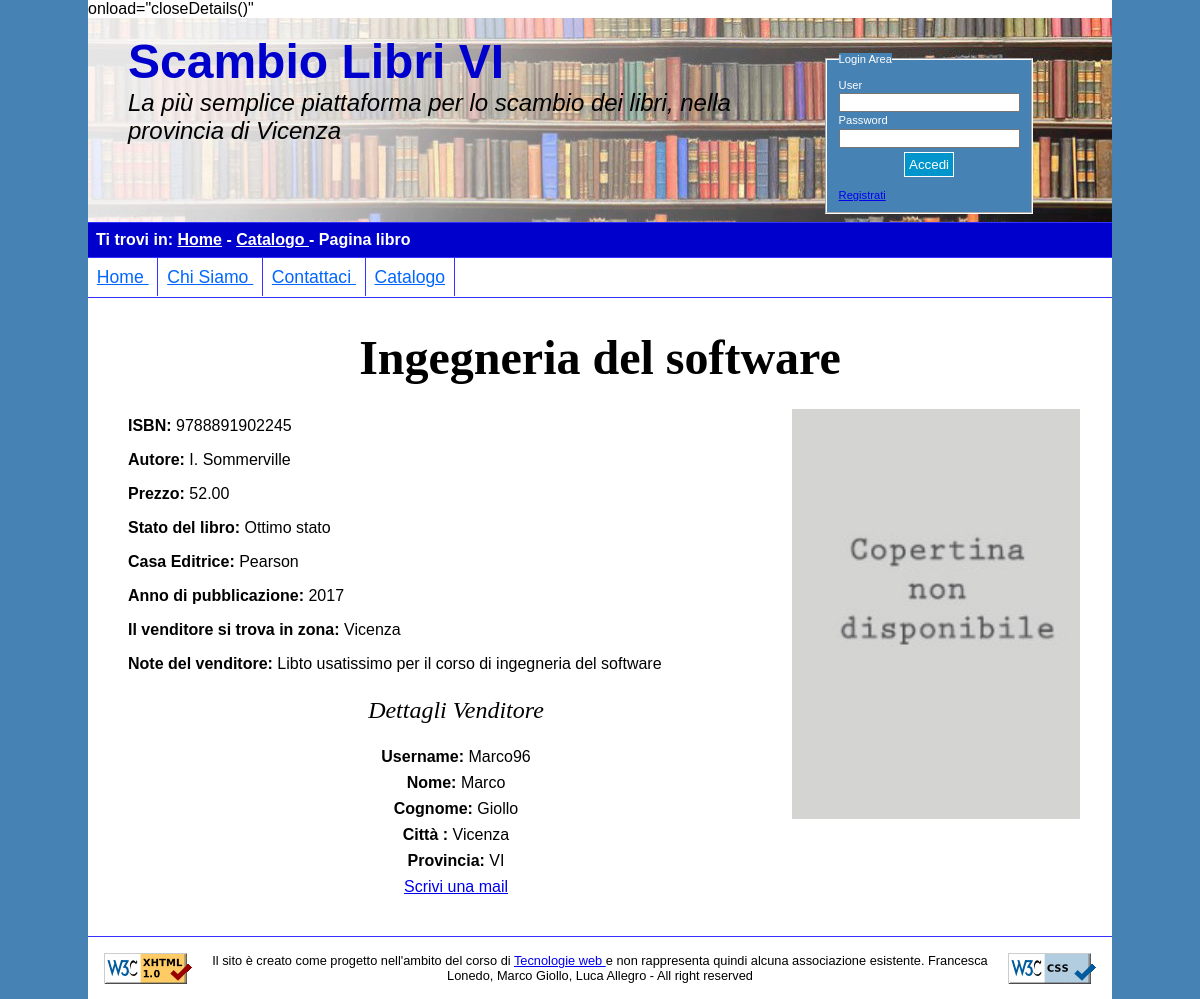
The page /Progetto/schedaLibro.php?id=6 on the database its author committed.
### tables this page shows
CREATE TABLE IF NOT EXISTS `copiaLibro` (
  `codiceLibro` int(11) NOT NULL AUTO_INCREMENT,
  `ISBN` varchar(13)  NOT NULL,
  `proprietario` varchar(20)  NOT NULL,
  `prezzo` double(4,2) NOT NULL,
  `stato` varchar(255) NOT NULL,
  `note` varchar(160),
  `foto` varchar(30)  DEFAULT 'noImage.jpg',
  PRIMARY KEY (`codiceLibro`),
  FOREIGN KEY(ISBN) REFERENCES libro(ISBN) ON DELETE NO ACTION,
  FOREIGN KEY(proprietario) REFERENCES utente(username) ON DELETE CASCADE
);

CREATE TABLE IF NOT EXISTS `libro` (
  `titolo` varchar(255) NOT NULL,
  `autore` varchar(255) NOT NULL,
  `casaEditrice` varchar(255) DEFAULT NULL,
  `ISBN` varchar(13) NOT NULL,
  `annoPubblicazione` year(4) DEFAULT NULL,
  PRIMARY KEY (`ISBN`)
);

CREATE TABLE IF NOT EXISTS `utente` (
  `username` varchar(12) NOT NULL,
  `password` varchar(12)  NOT NULL,
  `nome` varchar(20)  NOT NULL,
  `cognome` varchar(20)  NOT NULL,
  `citta` varchar(20)  NOT NULL,
  `provincia` varchar(20)  NOT NULL,
  `email` varchar(30) NOT NULL,
  `numeroTelefono` varchar(15),
  PRIMARY KEY (`username`)
);

### Progetto/infoLibro.php (called while the page is built, shortened)
<?php
	class infoLibro{
    	public function getInfoLibro($connection, $codiceLibro){
            $query = 'SELECT DISTINCT c.ISBN, u.nome, u.cognome, c.prezzo, c.stato, c.note, l.titolo, l.autore, l.casaEditrice, l.annoPubblicazione, u.username, u.citta, c.foto FROM copiaLibro c JOIN libro l ON c.ISBN=l.ISBN JOIN utente u ON c.proprietario = u.username WHERE c.codiceLibro ='.$codiceLibro;
            $risultato = mysqli_query($connection, $query) or die("Non è stato possibile trovare le informazioni, ci scusiamo per il diagio");
            if(mysqli_num_rows($risultato)>0){
                $row = mysqli_fetch_assoc($risultato);
               	$output = array("ISBN" => $row["ISBN"],
                    					 "nome" => $row["nome"],
                                         "cognome" => $row["cognome"],
                                         "prezzo" => $row["prezzo"],
                                         "stato" => $row["stato"],
                                         "note" => $row["note"],
                                         "titolo" => $row["titolo"],
                                         "autore" => $row["autore"],
                                         "casaEditrice" => $row["casaEditrice"],
                                         "annoPubblicazione" => $row["annoPubblicazione"],
                                         "username" => $row["username"],
                                         "citta" => $row["citta"],
                                         "foto" => $row["foto"]);
                return $output;
            }
            else{
            	return null;
            }
        }
        public function getInfoVenditore($username, $connection){
        	$query = "SELECT username, nome, cognome, citta, provincia, email, numeroTelefono FROM utente WHERE username='".$username."'";
            $risultato = mysqli_query($connection, $query)  or die("Non è stato possibile trovare i dati relativi all'utente");
            if(mysqli_num_rows($risultato)>0){
            	$row = mysqli_fetch_assoc($risultato);
                $output = array("user" => $row["username"],
                    					 "nome" => $row["nome"],
                                         "cognome" => $row["cognome"],
                                         "citta" => $row["citta"],
                                         "provincia" => $row["provincia"],
                                         "email" => $row["email"],
                                         "numeroTelefono" => $row["numeroTelefono"]);
                return $output;
            }
            else{
            	return null;
            }
        }
    }
?>

### Progetto/schedaLibro.php (the view, shortened to what this page needs)
<?php
    	$id = $_GET["id"];
    	$output = "";
        $dettagliVend="";
        $lib = new connectDB();
        $openConnection = $lib -> accessDB();
        if(!$openConnection){
        	die("Errore nell'aprire il database");
        }
        else{
        	require_once 'infoLibro.php';
            $connection = $lib -> getConnection();
            $infoL = new infoLibro();
            $resultInfo = $infoL -> getInfoLibro($connection, $id);
            $infoVenditore = $infoL -> getInfoVenditore($resultInfo["username"], $connection);
            if(!$infoVenditore){
            	$output = $output."<p> Errore nel trovare i risultati dell'utente </p>";
            }
            else{
                 $dettagliVend = $dettagliVend.' <script type = "text/javascript" src = "showDetailsBook.js"></script>
                 <button  id="aDett" type="button" onclick="showDetails()"> Vedi i dettagli del venditore </button>
                        <div id="dettaUser">
                        <h2 id="pVend"> Dettagli Venditore </h2>
                     	<p id="user"> <span class="grass"> Username: </span>'.$infoVenditore["user"].'</p>
                        <p id="name"> <span class="grass"> Nome: </span>'.$infoVenditore["nome"].'</p>
                        <p id="cognome"> <span class="grass"> Cognome: </span>'.$infoVenditore["cognome"].'</p>
                        <p id="citta"> <span class="grass"> Citt&agrave; : </span>'.$infoVenditore["citta"].'</p>
                        <p id="provincia"> <span class="grass"> Provincia: </span>'.$infoVenditore["provincia"].'</p>
                        <p id="email"> <a href="mailto:'.$infoVenditore["email"].'">Scrivi una mail</a></p>';
                        $dettagliVend = $dettagliVend.'<button id="cDett" type="button" onclick="closeDetails()"> Chiudi dettagli </button>
                        </div>';
            }
            if($resultInfo){
                	$output =  $output.'<h1>'.$resultInfo["titolo"].'</h1>'.
                                    '<img src="photo/'.$resultInfo["foto"].'" id="fotoLibro" alt="La foto del libro '.$resultInfo["titolo"].'"/>'.
                                    '<div id="infoL">'.
                    				'<p id="ISBN" class="info"> <span class="grass"> ISBN: </span>'.$resultInfo["ISBN"].'</p>'.
                                    '<p id="autore" class="info"> <span class="grass"> Autore: </span>'.$resultInfo["autore"].'</p>'.
                                    '<p id="prezzo" class="info"> <span class="grass"> Prezzo: </span>'.$resultInfo["prezzo"].'</p>'.
                                    '<p id="stato" class="info"> <span class="grass"> Stato del libro: </span>'.$resultInfo["stato"].'</p>'.
                                    '<p id="casaEditrice" class="info"> <span class="grass"> Casa Editrice: </span>'.$resultInfo["casaEditrice"].'</p>'.
                                    '<p id="annoP" class="info"> <span class="grass"> Anno di pubblicazione: </span>'.$resultInfo["annoPubblicazione"].'</p>'.
                                    '<p id="zona" class="info"> <span class="grass"> Il venditore si trova in zona: </span>'.$resultInfo["citta"].'</p>'.
                                    '</div>';
                     if($resultInfo["note"]!=NULL){
                     	$output = $output. '<p id="note" class="info"> <span class="grass"> Note del venditore: </span>'.$resultInfo["note"].'</p>';
                     }
            }
            else{
            	$output = $output."<p> Non ci sono informazioni da visualizzare </p>";
            }
        }
        $header = file_get_contents("header.html");
        $header = str_replace("", '<script type = "text/javascript" src = "showDetailsBook.js"></script>', $header);
        $header = str_replace("", 'onload="closeDetails()"', $header);
        $header = str_replace("", 'onload="closeDetails()"', $header);
		$footer = file_get_contents("footer.html");
		$header = str_replace("", "<a href='index.php'>Home</a> - <a href = 'catalogo.php'>Catalogo </a> - Pagina libro", $header);
		if(!isset($_SESSION["user"])){
			$log = file_get_contents("areaLogin.html");
		}
		else{
			$log = '<a class="abutt" id="aPers" href="userHome.php" title="Vai alla tua pagina personale"> Pagina Personale </a> </br>
                  <a class="abutt" id="logout" href="logout.php" title="Esci"> Logout </a>';
		}
		$header = str_replace("", $log, $header);
		$men = file_get_contents("menuCompleto.html");
		$header = str_replace("", $men, $header);
		$con = file_get_contents("corpo.html");
		$con = str_replace("", $output, $con);
        $con = str_replace("", $dettagliVend, $con);
		$header = str_replace("", "Scheda Libro - Scambio Libri Vi", $header);
		echo $header;
		echo $con;
		echo $footer;
    ?>

### Progetto/style/style.css (style rules this page uses)
html { background-color: SteelBlue ; }
* { padding:0em; margin:0em; }
html, body { max-width: 1024px; margin: auto; font-family: Verdana, Arial, Helvetica, sans-serif; font-size: 100%; }
body { background-color: white; }
#logForm { margin-left:71%; padding-bottom: 0.3em; }
#loginForm input[type="submit"] { display:block; margin:auto; outline: none; cursor:pointer; text-align:center; text-decoration: none; color: white; margin-top:0.3em; border: solid 1px white; background: #0095cd; padding:0.3em; }
#loginForm { font-size: 0.7em; margin-left:0em; width:6em; }
#loginForm fieldset { border-color:white; margin:0.3em; padding:1em; background-color: SteelBlue; }
#loginForm legend { background-color: SteelBlue; color:white; }
#loginForm label { line-height: 1.5em; color:white; }
#header { overflow:auto; padding-left: 1.5em; background-image: url(sfondo.jpg); }
#titolo { margin-right: 28%; padding:1em; }
#titolo h1 { color: #0000cc; font-size: 3em; display:block; float:left; }
#titolo h2 { font-size: 1.5em; font-style: italic; font-weight: normal; display:block; float:left; }
#where { background-color: #0000cc; border-bottom: 1px solid #3333ff; border-top: 1px solid #3333ff; padding: 0.5em; color:white; font-size: 1.0em; }
#where p { font-weight: bold; }
#where p a:link { color:white; }
#menu { padding: 0.5em; font-size: 1.1em; border-bottom: 1px solid #3333ff; }
#menu ul { list-style-type: none; padding-left:-0.5em; margin-left:-0.5em; }
#menu ul li { padding: 0.5em; display: inline; }
#menu a:link { color: #0066ff; }
.centrali { border-left: 1px solid #3333ff; }
.ultimo { border-right: 1px solid #3333ff; border-left: 1px solid #3333ff; }
#corpo h2 { text-align:center; font-family: "Vag Rounded"; font-size:1.5em; font-weight:normal; font-style:italic; margin-bottom: 1em; }
#corpo h1 { text-align:center; font-family: "Vag Rounded"; font-size: 3em; margin-bottom: 0.5em; }
#fotoLibro { display:block; float:right; width:30%; }
.info { padding: 0.5em; }
.grass { font-weight: 900; }
#corpo { padding:2em; overflow:auto; }
#dettaUser { text-align:center; display: block; margin-right: 30%; }
#dettaUser p { margin:0.5em; }
#note { margin-bottom:1em; }
#footer { border-top: 1px solid #3333ff; padding: 1em; clear:both; }
#imgValidCode { float: left; }
#imgValidCSS { float: right; }
#footer p { margin-left: 10%; margin-right:10%; text-align: center; font-size: 0.8em; }

### Progetto/style/small.css (style rules this page uses)
#logForm { padding-bottom: 0.3em; margin-left: 1%; }
#loginForm input[type="submit"] { display:block; margin:auto; outline: none; cursor:pointer; text-align:center; text-decoration: none; color: white; margin-top:0.3em; border: solid 1px blue; background: #0095cd; }
#titolo h1 { color: #0000cc; font-size: 1.5em; display:block; }
#titolo h2 { display: none; }
#where { display: none; }
#menu { margin-left: 3px; padding: 0.5em; font-size: 1.1em; border-bottom: 1px solid #3333ff; }
#menu ul { list-style-type: none; margin-left:-0.5em; }
#menu ul li { display:flex; padding: 0.5em; border-top: 1px solid #3333ff; border-left: 1px solid #3333ff; border-right: 1px solid #3333ff; }
#current { display:flex; }
.ultimo { display: flex; border-bottom: 1px solid #3333ff; }
.centrali { display:flex; }
#dettaUser { display:none; text-align:center; margin-right: 30%; }
#dettaUser p { margin:0.5em; }
#footer { border-top: 1px solid #3333ff; padding: 1em; clear:both; }
#imgValidCode { display:none; }
#imgValidCSS { display:none; }
#footer p { margin-left: 10%; margin-right:10%; text-align: center; font-size: 0.8em; }

### rows shown on the page
copialibro: ISBN.titolo "Ingegneria del software", foto (placeholder picture), ISBN "9788891902245", ISBN.autore "I. Sommerville", prezzo "52.00", stato "Ottimo stato", ISBN.casaEditrice "Pearson", ISBN.annoPubblicazione "2017", proprietario.citta "Vicenza", note "Libto usatissimo per il corso di ingegneria del software"
utente: username "Marco96", nome "Marco", cognome "Giollo", citta "Vicenza", provincia "VI"

### other values the page prints
$footer "Il sito è creato come progetto nell'ambito del corso di Tecnologie web e non rappresenta quindi alcuna associazione esistente. Francesca Lonedo, Marco Giollo, Luca Allegro - All right reserved"
